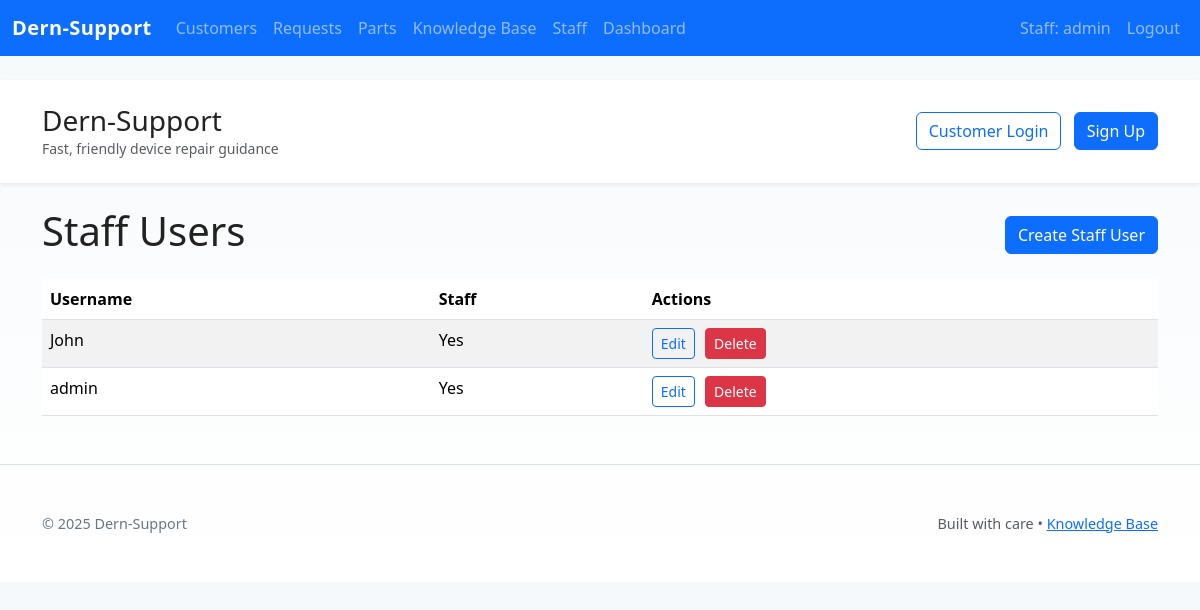
The app's page /staff (signed in) with its own data.
### app.py (models this page shows, shortened)
class User(UserMixin, db.Model):
    id = db.Column(db.Integer, primary_key=True)
    username = db.Column(db.String(80), unique=True, nullable=False)
    password_hash = db.Column(db.String(255), nullable=False)
    is_staff = db.Column(db.Boolean, default=True)

### app.py (the view)
@app.route('/staff')
@login_required
def staff_list():
    if not getattr(current_user, 'is_staff', False):
        flash('Not authorized', 'danger')
        return redirect(url_for('dashboard'))
    users = User.query.order_by(User.username).all()
    return render_template('staff_list.html', users=users)

### app.py (called while the page is built)
@login_manager.user_loader
def load_user(user_id):
    return User.query.get(int(user_id))

### templates/staff_list.html
{% extends 'base.html' %}
{% block content %}
  <div class="d-flex justify-content-between align-items-center mb-3">
    <h1>Staff Users</h1>
    <a class="btn btn-primary" href="{{ url_for('staff_new') }}">Create Staff User</a>
  </div>
  <table class="table table-striped">
    <thead><tr><th>Username</th><th>Staff</th><th>Actions</th></tr></thead>
    <tbody>
      {% for u in users %}
        <tr>
          <td>{{ u.username }}</td>
          <td>{{ 'Yes' if u.is_staff else 'No' }}</td>
          <td>
            <a class="btn btn-sm btn-outline-primary" href="{{ url_for('staff_edit', id=u.id) }}">Edit</a>
            <form method="post" action="{{ url_for('staff_delete', id=u.id) }}" style="display:inline-block;margin-left:6px;" onsubmit="return confirm('Delete this staff user?');">
              <button class="btn btn-sm btn-danger">Delete</button>
            </form>
          </td>
        </tr>
      {% else %}
        <tr><td colspan="3">No staff users found</td></tr>
      {% endfor %}
    </tbody>
  </table>
{% endblock %}

### templates/base.html (shortened to what this page needs)
<!doctype html>
<html lang="en">
  <head>
    <link href="https://cdn.jsdelivr.net/npm/bootstrap@5.3.2/dist/css/bootstrap.min.css" rel="stylesheet">
    <link href="/static/css/styles.css" rel="stylesheet">
  </head>
  <body>
    <nav class="navbar navbar-expand-lg navbar-dark bg-primary mb-4">
      <div class="container-fluid">
        <a class="navbar-brand" href="/">Dern-Support</a>
        <div class="collapse navbar-collapse" id="navmenu">
          {% if current_user.is_authenticated and current_user.is_staff %}
          <ul class="navbar-nav me-auto mb-2 mb-lg-0">
            <li class="nav-item"><a class="nav-link" href="/customers">Customers</a></li>
            <li class="nav-item"><a class="nav-link" href="/requests">Requests</a></li>
            <li class="nav-item"><a class="nav-link" href="/parts">Parts</a></li>
            <li class="nav-item"><a class="nav-link" href="/kb">Knowledge Base</a></li>
            <li class="nav-item"><a class="nav-link" href="/staff">Staff</a></li>
            <li class="nav-item"><a class="nav-link" href="/dashboard">Dashboard</a></li>
          </ul>
          <ul class="navbar-nav ms-auto">
            <li class="nav-item"><span class="nav-link">Staff: {{ current_user.username }}</span></li>
            <li class="nav-item"><a class="nav-link" href="/logout">Logout</a></li>
          </ul>
          {% endif %}
        </div>
      </div>
    </nav>
    <header class="hero bg-white py-4 shadow-sm">
      <div class="container d-flex align-items-center justify-content-between">
        <div>
          <h1 class="h3 mb-0">Dern-Support</h1>
          <div class="text-muted small">Fast, friendly device repair guidance</div>
        </div>
        <div>
          {% if session.get('customer_id') %}
            <a class="btn btn-outline-primary" href="/customer/dashboard">My Account</a>
          {% else %}
            <a class="btn btn-outline-primary me-2" href="/customer/login">Customer Login</a>
            <a class="btn btn-primary" href="/signup">Sign Up</a>
          {% endif %}
        </div>
      </div>
    </header>
    <main class="container my-4">
      {% block content %}{% endblock %}
    </main>
    <footer class="footer mt-5 border-top">
      <div class="container py-4">
        <div class="d-flex justify-content-between">
          <div>© {{ now().year if now is defined else "2025" }} Dern-Support</div>
          <div class="text-muted">Built with care • <a href="/kb">Knowledge Base</a></div>
        </div>
      </div>
    </footer>
  </body>
</html>

### static/css/styles.css (style rules this page uses)
:root { --primary:#0d6efd; --muted:#6c757d; }
body { background: linear-gradient(180deg,#f6f9fb 0%, #ffffff 100%); color:#222; }
.navbar-brand { font-weight:700; letter-spacing:0.4px; }
.btn-primary { background:var(--primary); border-color:var(--primary); }
.hero { padding:36px 0; }
.footer { padding:24px 0; color:var(--muted); font-size:0.9rem; }

### records on screen
User: username "admin", is_staff "Yes"
User: username "John", is_staff "Yes"
